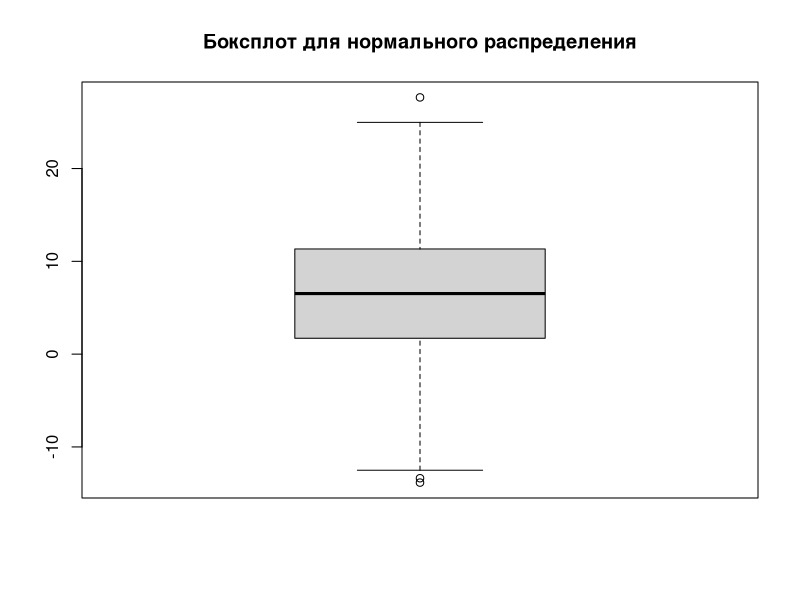
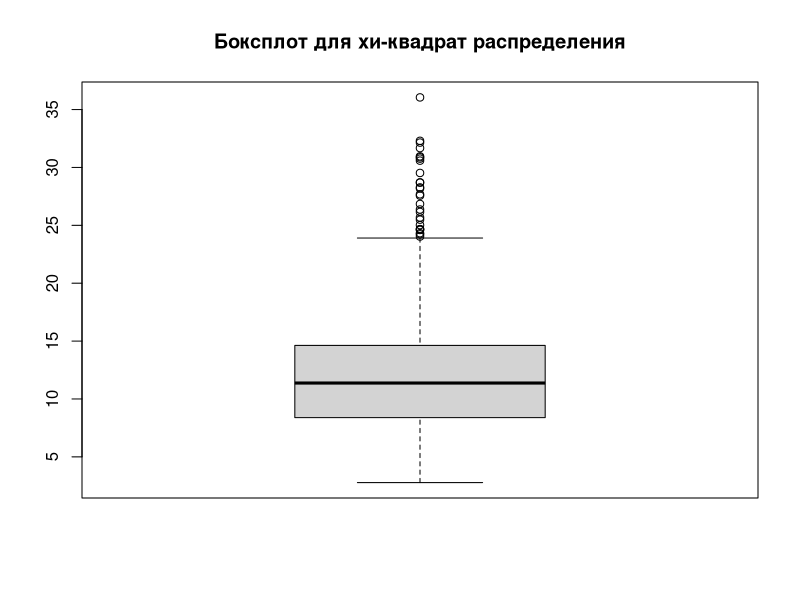
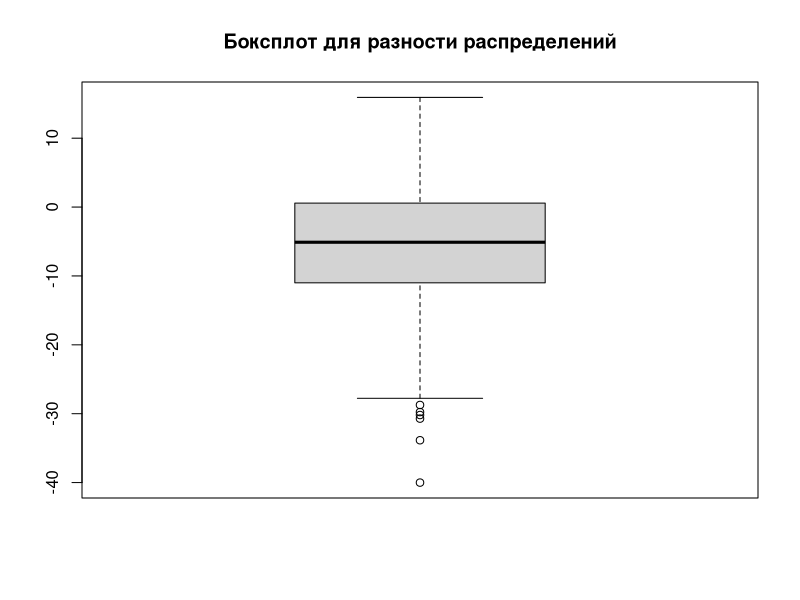
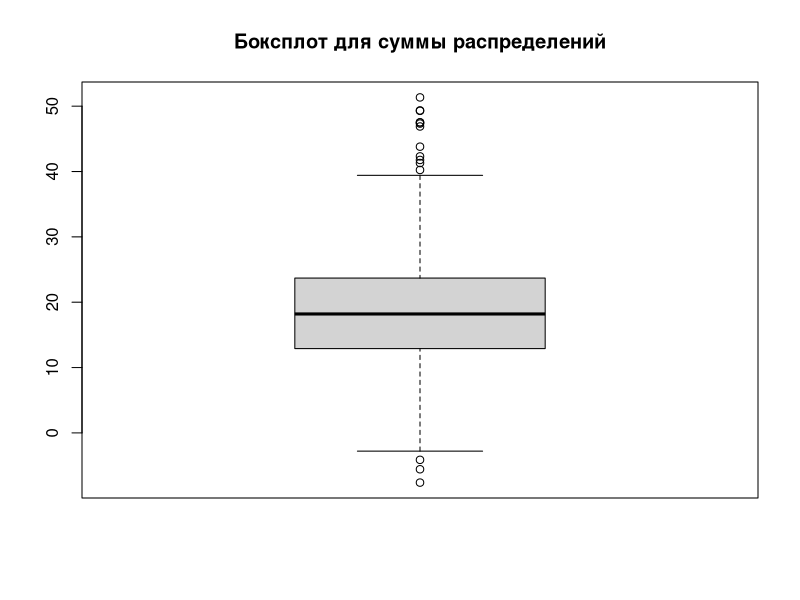
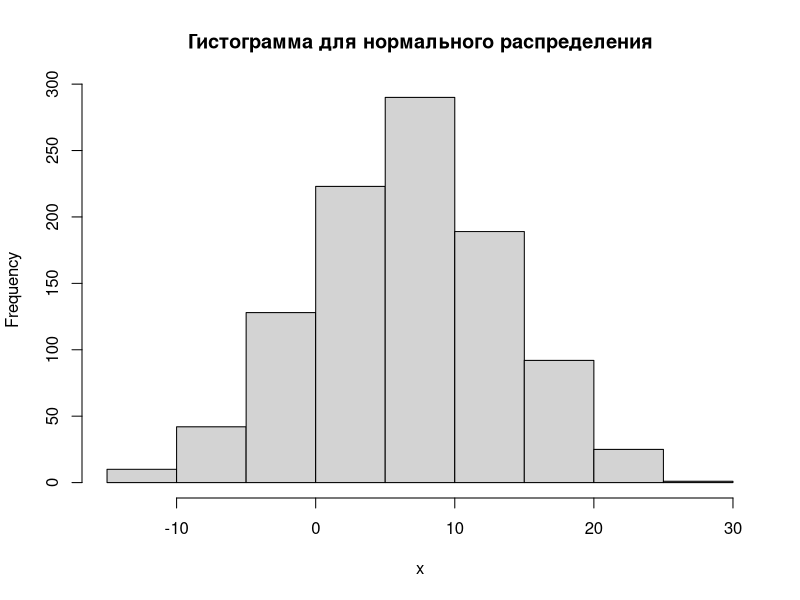
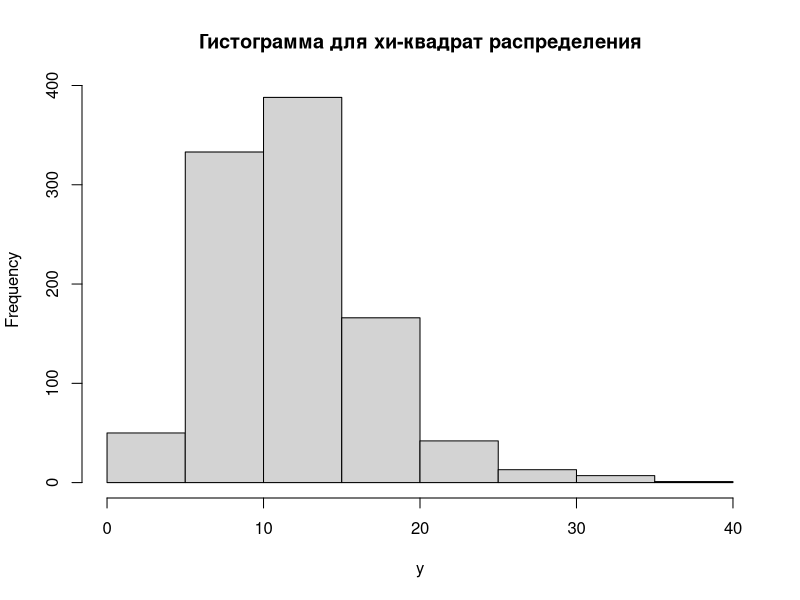
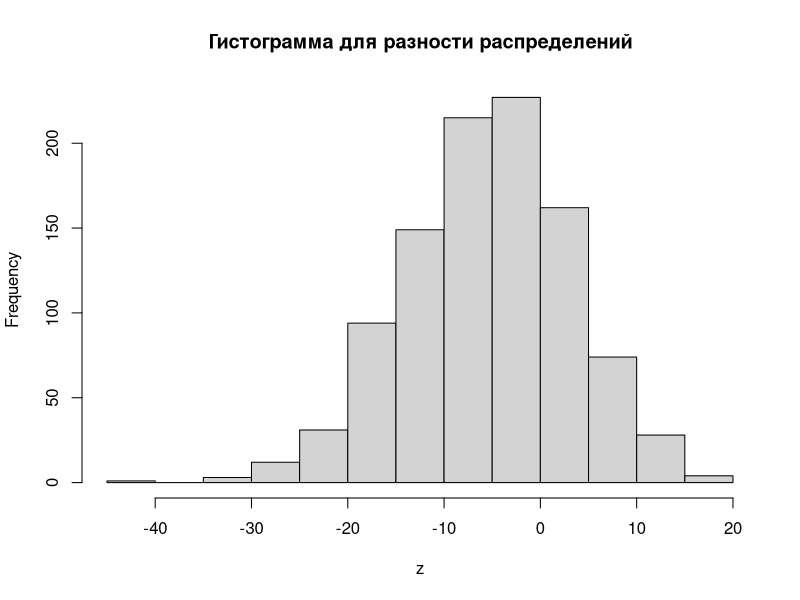
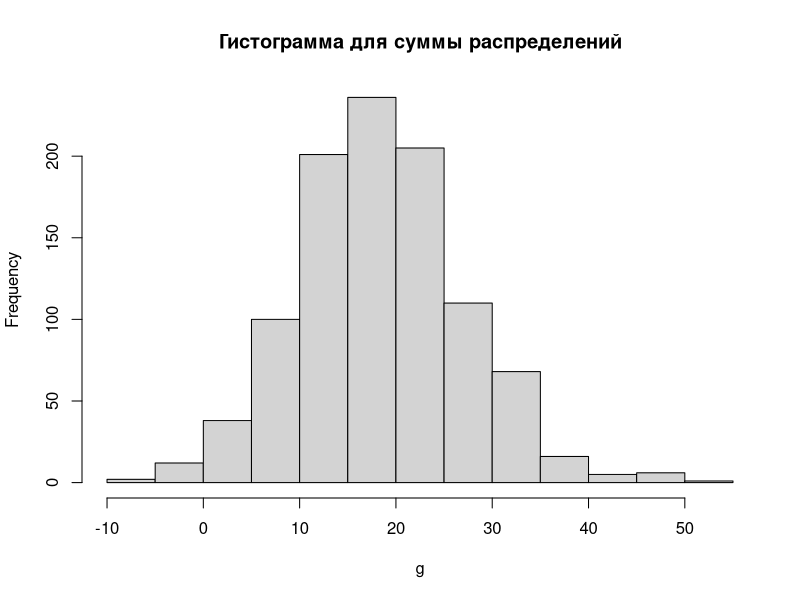

The R script that drew these images, in order:
# Title     : TODO
# Objective : TODO
# Created by: stanislav
# Created on: 11/11/2020

# создаем нормальное распределение
x <- rnorm(1000, 6.3, 7)
# создаем хи-квадрат распределение
y <- rchisq(1000, 12)
# находим разность распределений
z <- x - y
# находим сумму распределений
g <- x + y

# диаграмма размаха
boxplot(x, main = 'Боксплот для нормального распределения')
boxplot(y, main = 'Боксплот для хи-квадрат распределения')
boxplot(z, main = 'Боксплот для разности распределений')
boxplot(g, main = 'Боксплот для суммы распределений')

# гистограмма
hist(x, main = 'Гистограмма для нормального распределения')
hist(y, main = 'Гистограмма для хи-квадрат распределения')
hist(z, main = 'Гистограмма для разности распределений')
hist(g, main = 'Гистограмма для суммы распределений')

# график
plot(x, main = 'График для нормального распределения')
plot(y, main = 'График для хи-квадрат распределения')
plot(z, main = 'График для разности распределений')
plot(g, main = 'График для суммы распределений')